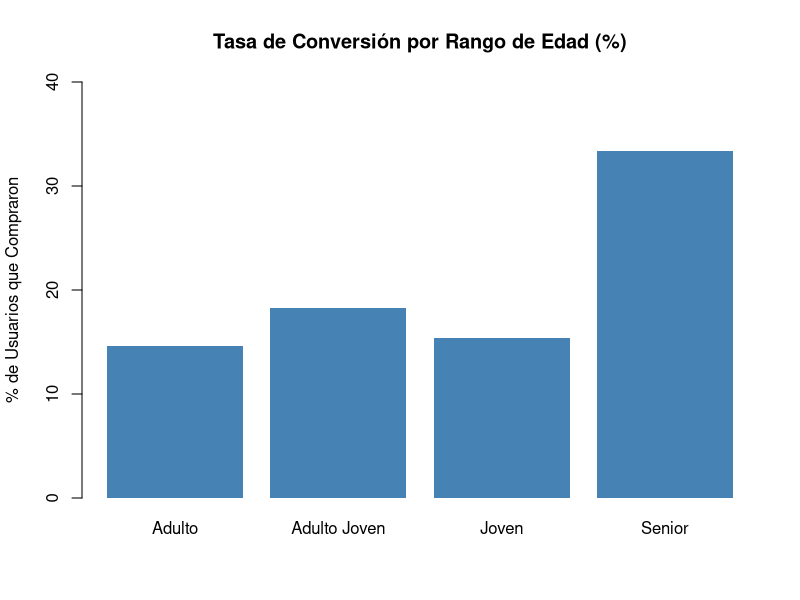

The R source for this figure:
# ==============================================================================
# ETAPA 5: VISUALIZACIÓN DE RESULTADOS PARA MARKETING
# ==============================================================================
datos_marketing <- read.csv("onlineshop_clean.csv")
# 1. Preparar datos para la historia: Tasas de Conversión

# Calcular la probabilidad real de éxito por grupo (margin = 1 calcula por filas/grupos)
tabla_proporciones <- prop.table(table(datos_marketing$AGE_GROUP, datos_marketing$CONVERTED), margin = 1)
df_conv <- as.data.frame(tabla_proporciones)
df_conv <- df_conv[df_conv$Var2 == "1" | df_conv$Var2 == "TRUE", ] # Solo nos interesa el éxito

# Transformar a porcentaje para el gráfico (multiplicar x 100)
df_conv$Freq_Porcentaje <- df_conv$Freq * 100

# 2. Gráfico de Barras: La "Sorpresa de los Seniors"
# Usamos colores sobrios para no distraer
barplot(df_conv$Freq_Porcentaje, 
        names.arg = df_conv$Var1,
        main = "Tasa de Conversión por Rango de Edad (%)",
        col = "steelblue", 
        border = NA,
        ylim = c(0, max(df_conv$Freq_Porcentaje) * 1.2), # Escala relativa dinámica
        ylab = "% de Usuarios que Compraron")
# 3. Prueba de Significancia No Paramétrica (Prueba de Wilcoxon)
# ¿Es la diferencia de gasto (48€ vs 46€) real o azar?
test_resultado <- wilcox.test(TURNOVER ~ VIDEO_AD, data = datos_marketing)
print(test_resultado$p.value) # Si es < 0.05, el impacto del video es real
